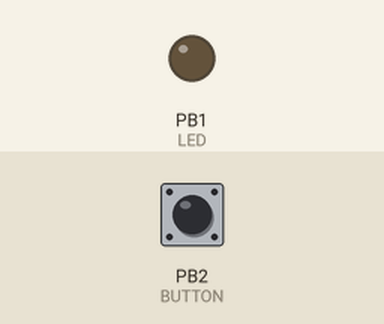
Simulated run of this program. Board: ATmega8535, built with avr-gcc and emulated at 16 MHz. On the bench: output pins drawn as LEDs (lit = HIGH). The inputs (shaded band) are chosen by the test bench; at power-on: PB2 (BUTTON) LOW. What the program prints to the serial monitor is not drawn.

Above: at 1.2 s.
1.3 s: PB2 (BUTTON) pulled HIGH for 0.15 s
At 2.4 s:
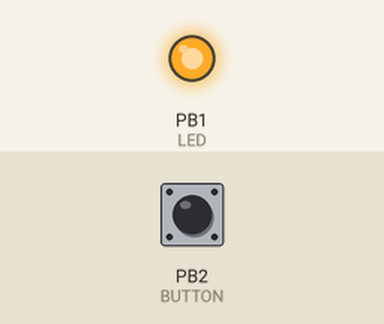
2.9 s: PB2 (BUTTON) pulled HIGH for 1 s
At 3.6 s:
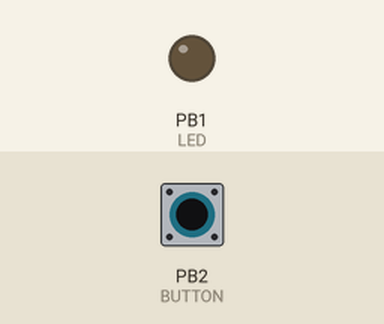
5.4 s: PB2 (BUTTON) pulled HIGH for 3.2 s
At 6.7 s:
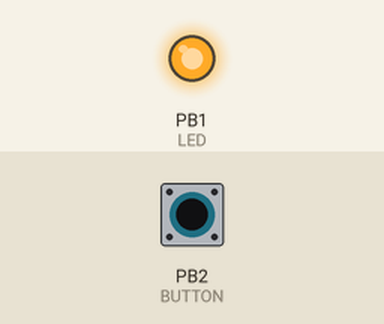
Timing chart, 0 to 8.4 s (numbered marks = the images above; inputs shaded):
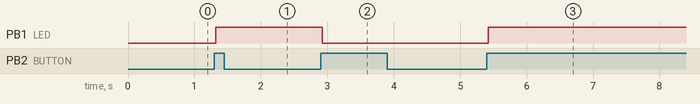

Measured:
- after the input at 1.3 s, PB1 (LED): LOW → HIGH at once
- after the input at 2.9 s, PB1 (LED): HIGH → LOW at once
- after the input at 5.4 s, PB1 (LED): LOW → HIGH at once

The program:

lasertrans.c
```c
#define F_CPU 16000000

#define LED 1				// PB1 - Èíäèêàòîðíàÿ ëàìïî÷êà		(âûõîä)
#define BUTTON 2			// PB2 - Êíîïî÷êà					(âõîä)

#define BUTTONS_POLL_INTERVAL 10

#define MAXDATA 16

#include <avr/io.h>
#include <util/delay.h>
#include <avr/interrupt.h>

char data[16];
char ndex = 0;

void init()
{
	// íàñòðîéêà âíåøíèõ óñòðîéñòâ
	DDRB	   |=  (1 << LED);							// Ëàìïî÷êà - íà âûõîä (êíîïêà íà âõîä ïî óìîë÷àíèþ)
	DDRB       &= ~(1 << BUTTON);
	PORTB      |= (1 << LED);          //&= ~(1 << LED);		// Ïî óìîë÷àíèþ ëàìïî÷êà ãîðèò

	UCSRA       =  0x00;	// b 0 0 0 0 0 0 0 0
							//   0                Ôëàã - ïðèåì çàâåðøåí (åñëè ñòîèò 1)
							//     0              Ôëàã - ïåðåäà÷à çàâðåøåíà (åñëè ñòîèò 1)
							//       0            0 ïîêàçûâàåò, ÷òî áóôåð ïóñòîé
							//         0 0 0      Îøèáêè íå îáðàáàòûâàåì
							//               0    Äâîéíàÿ ñêîðîñòü íå íóæíà
							//                 0  Íàðêîìàíñêèé ðåæèì, êîòîðûé íå íóæåí

	UCSRB		=  0x98;	//
	UCSRC		=  0x86;    //
	UBRRH		=  0x00;    // Ñòàðøèé áàéò ñêîðîñòè USART - ñêîðîñòü 9600 âëåçàåò â îäèí áàéò
	UBRRL		=  0x67;    // 103d - çàäàåò ñêîðîñòü 9600 áèò/ñ

	ndex = 0;

	sei();
}

ISR (USART_RX_vect)
{
	//if (UCSRA & (1 << RXC))
	//{
		data[ndex] = UDR;
		ndex = (ndex + 1) & (MAXDATA - 1);
	//}
}

void trasmit_data()
{
	for (int i = 0; i < MAXDATA; ++i)
	{
		while (! (UCSRA & (1 << UDRE)));

		UDR = data[i];
	}
}

int main(void)
{
	init();
		/*DDRB	   |=  (1 << LED);							// Ëàìïî÷êà - íà âûõîä (êíîïêà íà âõîä ïî óìîë÷àíèþ)
		DDRB       &= ~(1 << BUTTON);
		PORTB      |= (1 << LED);          //&= ~(1 << LED);		// Ïî óìîë÷àíèþ ëàìïî÷êà ãîðèò*/


	char last_button_state = 0;
	char cur;
	char led_state = 0;

	while (1)
	{
		cur = (PINB & (1 << BUTTON));
		if (cur && !last_button_state) // Åñëè êíîïêà íàæàòà
		{
			led_state = 1 - led_state;
			trasmit_data();
			_delay_ms(BUTTONS_POLL_INTERVAL);
		}

		if (led_state)
		{
			PORTB |= (1 << LED);		// âêëþ÷àåì ñâåòîäèîä (èíâåðñèÿ íà ìèêðîñõåìå)

		}
		else
			PORTB &= ~(1 << LED);	// Èíà÷å âûêëþ÷àåì

		last_button_state = cur;

	}
}
```
